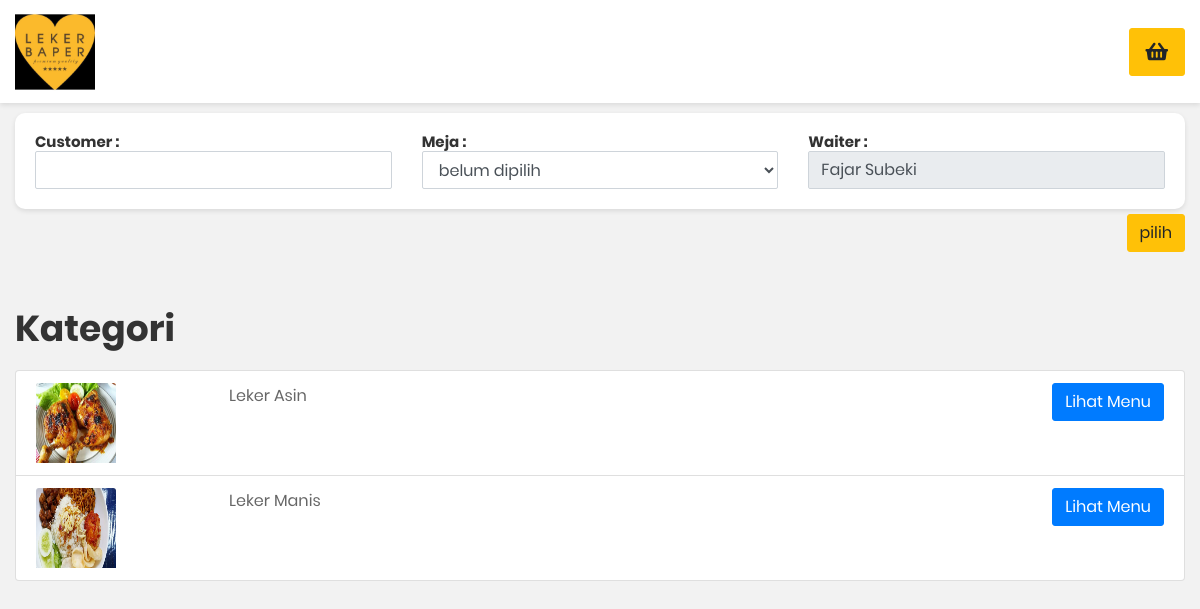
The app's page /pageWaiterOrder.php (signed in) with its own data.
### tables this page shows
CREATE TABLE `tb_user` (
  `kd_user` varchar(7) NOT NULL,
  `name` varchar(50) NOT NULL,
  `email` varchar(30) NOT NULL,
  `username` varchar(30) NOT NULL,
  `password` varchar(30) NOT NULL,
  `level` enum('Admin','Waiter','Kasir','Owner','Pelanggan','Koki') NOT NULL,
  PRIMARY KEY (`kd_user`)
);

CREATE TABLE `tb_kategori` (
  `kd_kategori` varchar(7) NOT NULL,
  `name_kategori` varchar(100) NOT NULL,
  `description` text NOT NULL,
  `photo` varchar(50) NOT NULL,
  PRIMARY KEY (`kd_kategori`)
);

### config/controller.php (called while the page is built, shortened)
<?php
	class Resto extends koneksi{
		public function __construct(){
			$this->con = mysqli_connect($this->hostname, $this->username, $this->password, $this->database) or die("Connection corrupt");
		}
		public function connect() {
			$this->con = mysqli_connect($this->hostname, $this->username, $this->password, $this->database) or die("Connection corrupt");
			return $this->con;
		}
		public function select($table)
	    {
	        $sql   = "SELECT * FROM $table";
	        $query = mysqli_query($this->con, $sql);
	        $data  = [];
	        while ($bigData = mysqli_fetch_assoc($query)) {
	            $data[] = $bigData;
	        }
	        return $data;
	    }
    	public function AuthUser($sessionUser)
    	{
    		$sessionUser = mysqli_real_escape_string($this->con,$sessionUser);
    		$sql = "SELECT * FROM tb_user WHERE username = '$sessionUser'";
    		$query = mysqli_query($this->con, $sql);
    		$bigData = mysqli_fetch_assoc($query);
    		return $bigData;
    	}
	}
 ?>

### pageWaiterOrder.php (the view, shortened to what this page needs)
<?php
    include "config/controller.php";
    $id = new Resto();
    $auth     = $id->AuthUser($_SESSION['username']);
    $waiter = 'Masih Kosong';
    if ($auth['name']) {
        $waiter = $auth['name'];
    }
    ?>
<!DOCTYPE html>
<html>
    <head>
        <link href="css/font-face.css" rel="stylesheet" media="all">
        <link href="vendor/font-awesome-4.7/css/font-awesome.min.css" rel="stylesheet" media="all">
        <link href="vendor/font-awesome-5/css/fontawesome-all.min.css" rel="stylesheet" media="all">
        <link href="vendor/mdi-font/css/material-design-iconic-font.min.css" rel="stylesheet" media="all">
        <link href="vendor/bootstrap-4.1/bootstrap.min.css" rel="stylesheet" media="all">
        <link href="vendor/animsition/animsition.min.css" rel="stylesheet" media="all">
        <link href="vendor/bootstrap-progressbar/bootstrap-progressbar-3.3.4.min.css" rel="stylesheet" media="all">
        <link href="vendor/wow/animate.css" rel="stylesheet" media="all">
        <link href="vendor/css-hamburgers/hamburgers.min.css" rel="stylesheet" media="all">
        <link href="vendor/slick/slick.css" rel="stylesheet" media="all">
        <link href="vendor/select2/select2.min.css" rel="stylesheet" media="all">
        <link href="vendor/perfect-scrollbar/perfect-scrollbar.css" rel="stylesheet" media="all">
        <link href="vendor/vector-map/jqvmap.min.css" rel="stylesheet" media="all">
        <link rel="stylesheet" href="vendor/dropify/dist/css/dropify.css">
        <link rel="stylesheet" href="css/sweet-alert.css">
        <link href="css/theme.css" rel="stylesheet" media="all">
        <link rel="stylesheet" href="https://cdn.datatables.net/1.10.19/css/dataTables.bootstrap4.min.css">
    </head>
    <body style="background-color: #F2F2F2;">
        <div class="page-wrapper">
            <header class="header-desktop4">
                <div class="container">
                    <div class="header4-wrap">
                        <div class="header__logo">
                            <a href="#">
                                <img src="images/logo1.jpg" alt="Leker Baper" width="80"/>
                            </a>
                        </div>
                        <div class="header__tool">
                            <div class="account-wrap">
                                <div class="account-item account-item--style2 clearfix js-item-menu">
                                    <br>
                                    <div class="content">
                                    </div>
                                    </div>
                                </div>
                                <div class="au-breadcrumb-right">
                                    <button data-toggle="modal" data-target="#keranjangModal" class="btn btn-lg btn-warning btn-fab">
                                        <i class="fa fa-shopping-basket">
                                        </i>
                                    </button>
                                </div>
                            </div>
                        </div>
                    </div>
                </header>
                <div class="container" style="padding-top:10px">
                    <div class="row">
                        <div class="col-sm-12 col-lg-12">
                            <form method="GET">
                            <div class="overview-item" style="padding: 20px !important; background-color:white; margin-bottom: 0">
                                <div class="overview__inner">
                                    <div class="overview-box clearfix">
                                        <div class="row">
                                            <div class="col-md-4">
                                                <h5>Customer : <input type="" name="cust" class="form-control val-alphanum" value="<?=$customer?>"></h5>
                                            </div>
                                            <div class="col-md-4">
                                                <h5>Meja :
                                                    <select class="form-control" name='meja'>
                                                        <option value="0">belum dipilih</option>
                                                    </select>
                                                </h5>
                                            </div>
                                            <div class="col-md-4">
                                                <h5>Waiter : <input type="" name="" class="form-control" value="<?=$waiter?> " disabled readonly></h5>
                                            </div>
                                        </div>
                                    </div>
                                </div>
                            </div>
                            <button class="btn btn-warning float-right" style="margin-top:5px;">pilih</button>
                            </form>
                        </div>
                    </div>
                </div>
                <?php
                @$page = $_GET['page'];
                switch ($page) {
                default:
                include "page/waiter/dashboard_order.php";
                break;
                }
                ?>
                <section class="p-t-20">
                    <div class="container">
                        <div class="row">
                            <div class="col-md-12">
                                <div class="copyright">
                                </div>
                            </div>
                        </div>
                    </div>
                </section>
            </div>
    </body>
</html>

### page/waiter/dashboard_order.php (shortened to what this page needs)
<?php
    $db   = new Resto();
    $table = "tb_kategori";
    $data  = $db->select($table);
?>
<section class="p-b-55">
    </section>
    <div class="container">
        <section>
            <div class="row">
                <div class="col-md-4">
                    <h1 class="h1-white">Kategori</h1>
                </div>
            </div>
        </section>
    </div>
    <div class="container m-t-20">
        <div class="row">
            <div class="col-md-12">
                <ul class="list-group">
            <?php
            foreach ($data as $data2) {
            ?>
                <li class="list-group-item">
                    <div class="row">
                        <div class="col-md-2">
                            <img class="card-img-top" style="width: 80px;height: 80px" src="img/<?=$data2['photo']?>" alt="Card image cap">
                        </div>
                        <div class="col-md-6">
                           <?=$data2['name_kategori']?>
                        </div>
                        <div class="col-md-4">
                            <a href="?page=order_menu&kategori&menu&kd=<?=$data2['kd_kategori']?>&meja=<?=$_GET['meja']?>&cust=<?=$_GET['cust']?>" class="btn btn-primary float-right">Lihat Menu</a>
                        </div>
                    </div>
                </li>
            <?php }?>
            </ul>
            </div>
        </div>
    </div>

### records on screen
tb_user: name "Fajar Subeki"
tb_kategori: photo (picture), name_kategori "Leker Asin"
tb_kategori: photo (picture), name_kategori "Leker Manis"
